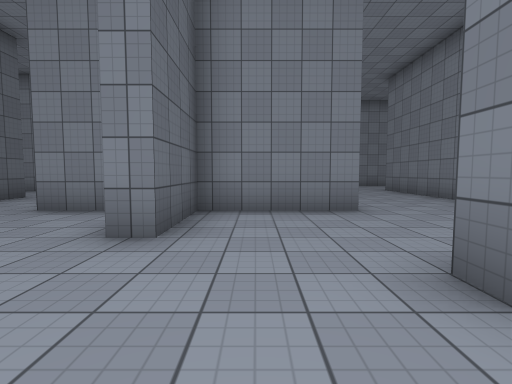
[1] (above)

17 first-person views from a walk through a Unity game level. The camera is 1.3 m above the floor, tilts 4° down and sees 85° across. The floor is counted in squares, 2 m on a side. Each view is taken from the middle of a square. On the plan, view 1 faces up. The plan holds only what a view shows up to about 9 squares ahead; the rest is blank. The player is left out. Surface patterns are stand-ins for the level's own textures.

[2]
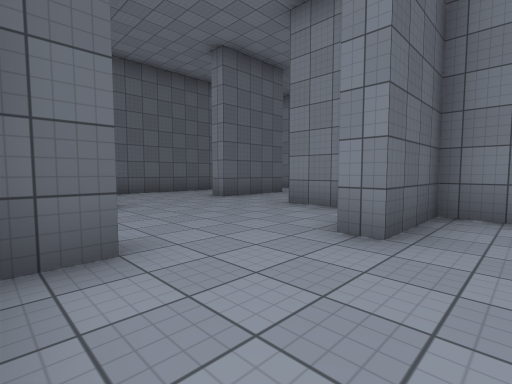

[3]
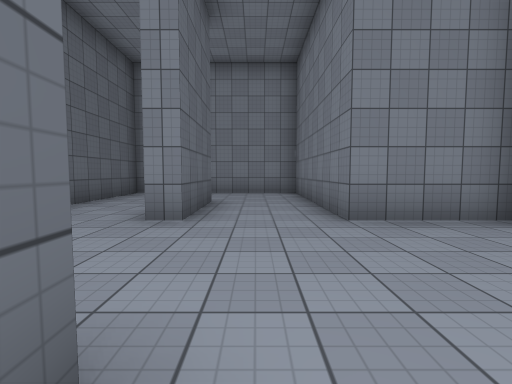

[4]
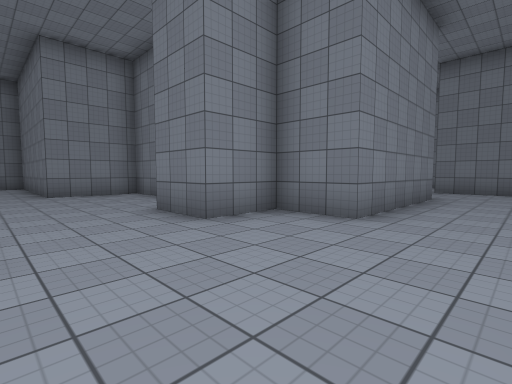

[5]
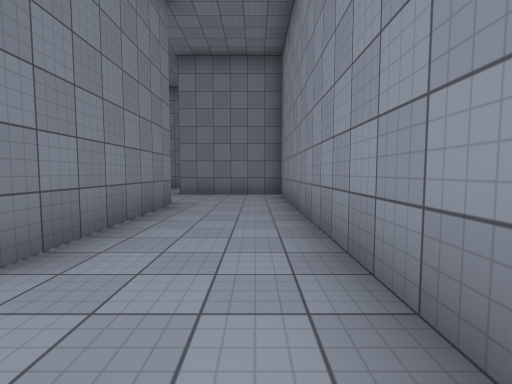

[6]
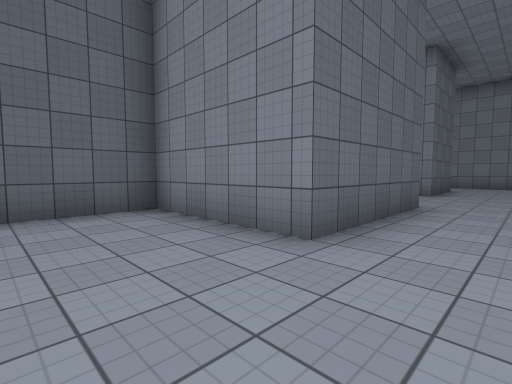

[7]
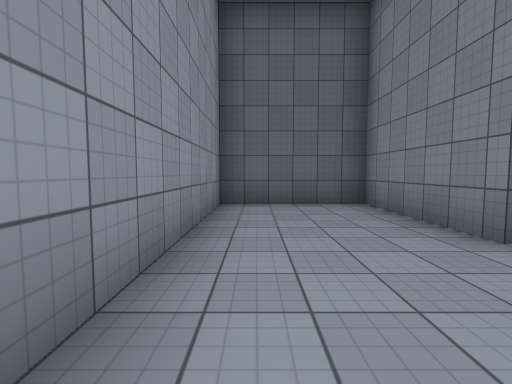

[8]
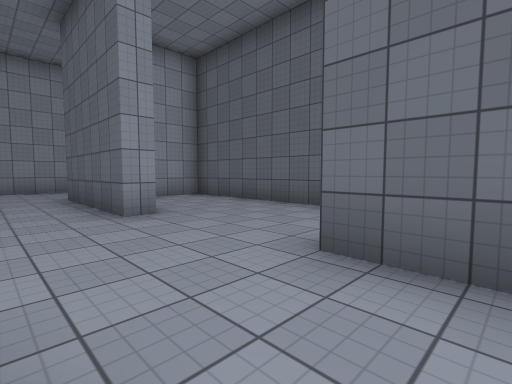

[9]
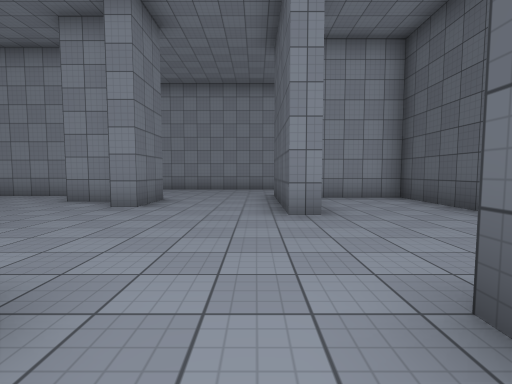

[10]
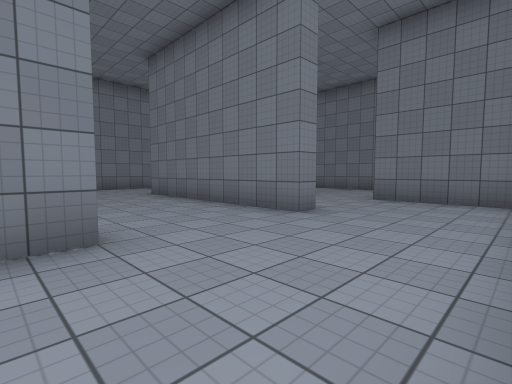

[11]
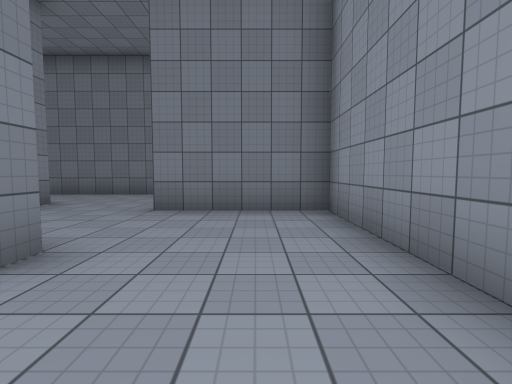

[12]
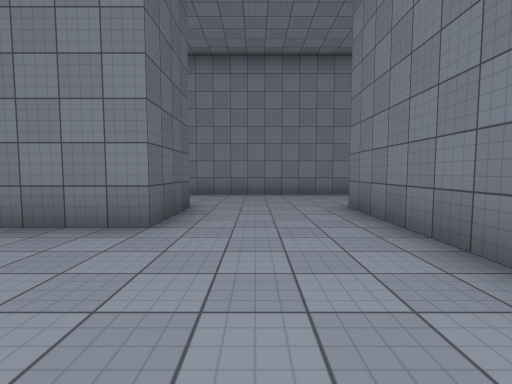

[13]
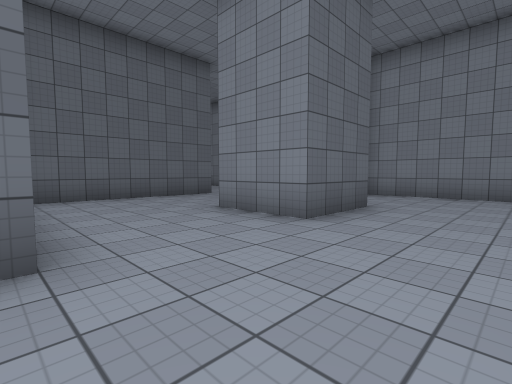

[14]
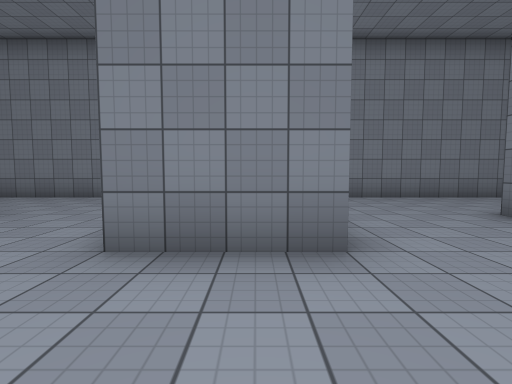

[15]
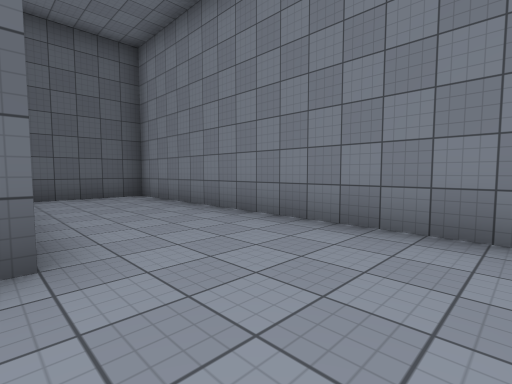

[16]
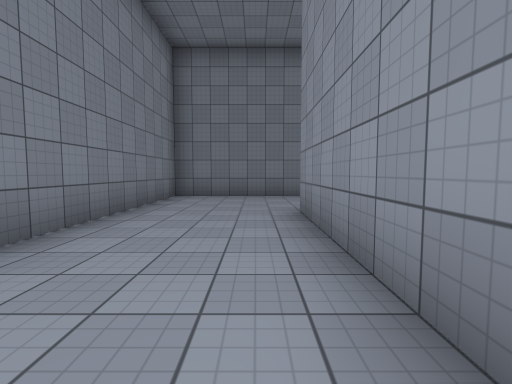

[17]
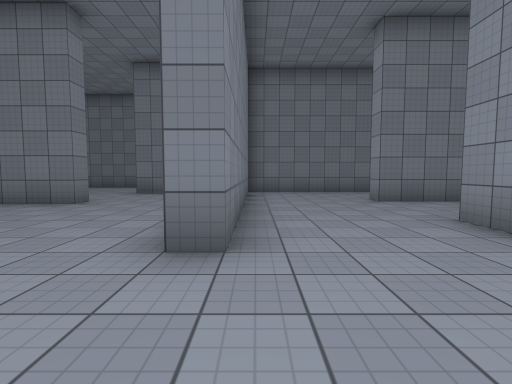

### Floor plan
Ten units are one square. View 1 is at (0, 0); x grows to the right and y downward. Boxes are objects, and circles mark ways between rooms. Rooms are numbered by the first view taken in them; rooms with no view inside come last. Other rooms are left out.
<svg viewBox="-92 -138 177 190">
<path fill="none" stroke="#000" d="M-17 2 -7 2M-10 -28 -15 -28M-15 -34 -15 -47 -37 -47 -37 -97 -65 -97M-61 -17 -55 -17 -55 17 -87 17 -87 47 -38 47M3 18 28 18M-23 47 53 47 53 18M-87 -41 -87 12 -66 12M28 23 -12 23 -12 8 -27 8 -27 -8 -22 -8 -22 0M-60 -72 -60 -47 -65 -47M55 -12 13 -12 13 -18M-87 -98 -87 -66M19 -47 -10 -47 -10 -28M52 -47 48 -47 48 -102M18 -104 18 -83 -2 -83M43 -17 78 -17 78 -48M-32 -102 -32 -58M75 -133 4 -133M-72 -102 -32 -102M-3 -97 -3 -133 -87 -133 -87 -108"/>
<circle cx="5" cy="-20" r="3" fill="#2a7"/>
<circle cx="-15" cy="-95" r="3" fill="#2a7"/>
<text x="-30" y="-10">1</text>
<text x="30" y="-70">2</text>
<text x="-40" y="-120">3</text>
</svg>
Room 1 opens to room 2. Room 2 opens to room 3.

Where each view was taken, in squares from view 1:
view 1: 0 up, 0 right, facing up
view 2: 0 up, 0 right, facing up-left
view 3: 1 up, 5 left, facing up
view 4: 4 down, 5 left, facing up-right
view 5: 4 down, 3 left, facing right
view 6: 4 down, 4 left, facing up-left
view 7: 4 down, 3 left, facing left
view 8: 6 up, 4 left, facing down-left
view 9: 6 up, 5 left, facing down
view 10: 2 up, 1 right, facing up-right
view 11: 3 up, 3 right, facing right
view 12: 5 up, 3 right, facing up
view 13: 5 up, 4 right, facing up-left
view 14: 6 up, 1 right, facing up
view 15: 10 up, 1 left, facing up-left
view 16: 11 up, 8 left, facing right
view 17: 1 up, 1 left, facing right
